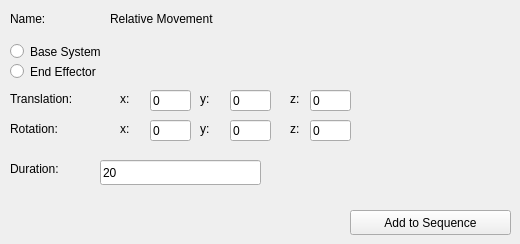
        <widget class="QWidget" name="page_10">
         <widget class="QLabel" name="label_57">
          <property name="geometry">
           <rect>
            <x>110</x>
            <y>10</y>
            <width>151</width>
            <height>17</height>
           </rect>
          </property>
          <property name="text">
           <string>Relative Movement</string>
          </property>
         </widget>
         <widget class="QLabel" name="label_58">
          <property name="geometry">
           <rect>
            <x>10</x>
            <y>10</y>
            <width>91</width>
            <height>17</height>
           </rect>
          </property>
          <property name="text">
           <string>Name:</string>
          </property>
         </widget>
         <widget class="QPushButton" name="pushButton_37">
          <property name="geometry">
           <rect>
            <x>350</x>
            <y>210</y>
            <width>161</width>
            <height>25</height>
           </rect>
          </property>
          <property name="text">
           <string>Add to Sequence</string>
          </property>
         </widget>
         <widget class="QRadioButton" name="radioButton_3">
          <property name="geometry">
           <rect>
            <x>10</x>
            <y>40</y>
            <width>112</width>
            <height>23</height>
           </rect>
          </property>
          <property name="text">
           <string>Base System</string>
          </property>
         </widget>
         <widget class="QRadioButton" name="radioButton_4">
          <property name="geometry">
           <rect>
            <x>10</x>
            <y>60</y>
            <width>112</width>
            <height>23</height>
           </rect>
          </property>
          <property name="text">
           <string>End Effector</string>
          </property>
         </widget>
         <widget class="QLabel" name="label_59">
          <property name="geometry">
           <rect>
            <x>10</x>
            <y>90</y>
            <width>91</width>
            <height>17</height>
           </rect>
          </property>
          <property name="text">
           <string>Translation:</string>
          </property>
         </widget>
         <widget class="QLabel" name="label_60">
          <property name="geometry">
           <rect>
            <x>120</x>
            <y>90</y>
            <width>21</width>
            <height>17</height>
           </rect>
          </property>
          <property name="text">
           <string>x:</string>
          </property>
         </widget>
         <widget class="QLabel" name="label_61">
          <property name="geometry">
           <rect>
            <x>200</x>
            <y>90</y>
            <width>21</width>
            <height>17</height>
           </rect>
          </property>
          <property name="text">
           <string>y:</string>
          </property>
         </widget>
         <widget class="QLabel" name="label_62">
          <property name="geometry">
           <rect>
            <x>290</x>
            <y>90</y>
            <width>21</width>
            <height>17</height>
           </rect>
          </property>
          <property name="text">
           <string>z:</string>
          </property>
         </widget>
         <widget class="QLabel" name="label_63">
          <property name="geometry">
           <rect>
            <x>10</x>
            <y>120</y>
            <width>91</width>
            <height>17</height>
           </rect>
          </property>
          <property name="text">
           <string>Rotation:</string>
          </property>
         </widget>
         <widget class="QLabel" name="label_64">
          <property name="geometry">
           <rect>
            <x>200</x>
            <y>120</y>
            <width>21</width>
            <height>17</height>
           </rect>
          </property>
          <property name="text">
           <string>y:</string>
          </property>
         </widget>
         <widget class="QLabel" name="label_65">
          <property name="geometry">
           <rect>
            <x>120</x>
            <y>120</y>
            <width>21</width>
            <height>17</height>
           </rect>
          </property>
          <property name="text">
           <string>x:</string>
          </property>
         </widget>
         <widget class="QLabel" name="label_66">
          <property name="geometry">
           <rect>
            <x>290</x>
            <y>120</y>
            <width>21</width>
            <height>17</height>
           </rect>
          </property>
          <property name="text">
           <string>z:</string>
          </property>
         </widget>
         <widget class="QLabel" name="label_67">
          <property name="geometry">
           <rect>
            <x>10</x>
            <y>160</y>
            <width>91</width>
            <height>17</height>
           </rect>
          </property>
          <property name="text">
           <string>Duration:</string>
          </property>
         </widget>
         <widget class="QLineEdit" name="lineEdit_28">
          <property name="geometry">
           <rect>
            <x>100</x>
            <y>160</y>
            <width>161</width>
            <height>25</height>
           </rect>
          </property>
          <property name="text">
           <string>20</string>
          </property>
         </widget>
         <widget class="QLineEdit" name="lineEdit_29">
          <property name="geometry">
           <rect>
            <x>150</x>
            <y>90</y>
            <width>41</width>
            <height>21</height>
           </rect>
          </property>
          <property name="text">
           <string>0</string>
          </property>
         </widget>
         <widget class="QLineEdit" name="lineEdit_30">
          <property name="geometry">
           <rect>
            <x>230</x>
            <y>90</y>
            <width>41</width>
            <height>21</height>
           </rect>
          </property>
          <property name="text">
           <string>0</string>
          </property>
         </widget>
         <widget class="QLineEdit" name="lineEdit_31">
          <property name="geometry">
           <rect>
            <x>310</x>
            <y>90</y>
            <width>41</width>
            <height>21</height>
           </rect>
          </property>
          <property name="text">
           <string>0</string>
          </property>
         </widget>
         <widget class="QLineEdit" name="lineEdit_32">
          <property name="geometry">
           <rect>
            <x>150</x>
            <y>120</y>
            <width>41</width>
            <height>21</height>
           </rect>
          </property>
          <property name="text">
           <string>0</string>
          </property>
         </widget>
         <widget class="QLineEdit" name="lineEdit_33">
          <property name="geometry">
           <rect>
            <x>230</x>
            <y>120</y>
            <width>41</width>
            <height>21</height>
           </rect>
          </property>
          <property name="text">
           <string>0</string>
          </property>
         </widget>
         <widget class="QLineEdit" name="lineEdit_34">
          <property name="geometry">
           <rect>
            <x>310</x>
            <y>120</y>
            <width>41</width>
            <height>21</height>
           </rect>
          </property>
          <property name="text">
           <string>0</string>
          </property>
         </widget>
        </widget>
